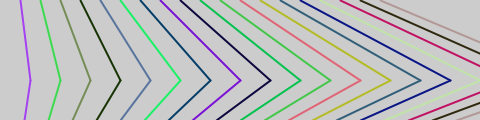
Frame 1 (no input)
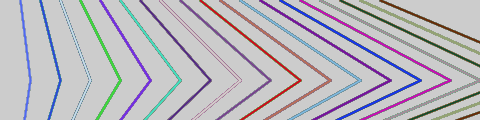
Frame 60 (the mouse pressed at the canvas centre just before this capture)
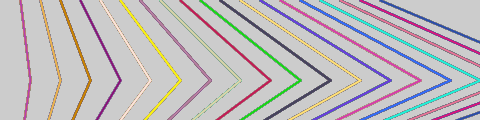
Frame 120 (the mouse held since frame 60 and released just before this capture)

The Processing sketch that drew these frames (run headless with seeded random() and noise(); from frame 60 on, the mouse is pressed at the canvas centre):

// Processing sketch: Ex_04_09b
// ── Ex_04_09b.pde

void setup() {
  size(480, 120);
  strokeWeight(2);
}

void draw() {
  for (int i = 20; i < 400; i += 20) {
    stroke(int(random(255)), int(random(255)), int(random(255)));
    line(i, 0, i + i/2, 80);
    line(i + i/2, 80, i*1.2, 120);
    delay(10);
  }
}
